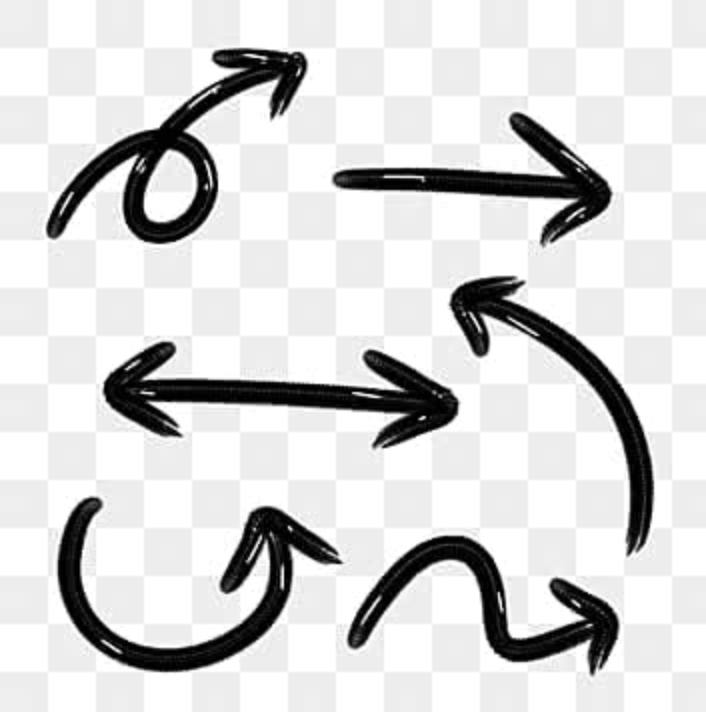
#> input picture gameV2/sceneAssets/arrow-assets/_source/arrow-sheet.png, 706 x 712 px
$ python gen_arrows.py
#> lines starting #> are read from the running program, lines starting #| are printed output that depends on the picture; after the words box and inside, x2 and y2 are one past the last pixel; in counts of white or black regions, pixels touching at a corner belong together
#!/usr/bin/env python3
"""Cut the six hand-drawn pointer arrows out of the source sheet and emit game-ready sprites.

The sheet (`arrow-assets/_source/arrow-sheet.png`) is a screenshot: black ink over a
transparency checkerboard, with no real alpha. We key the ink out by luminance, split it into
connected components — one per arrow — and write each as a flat-orange PNG whose alpha carries
the stroke.

Each sprite is masked to its OWN component, not just cropped to its bounding box. The arrows are
hand-arranged on the sheet closely enough that their boxes interlock — `curve` is tall and narrow,
so its box brackets the right arrowhead of `double` and the middle of `squiggle` — and a plain
rectangular crop bakes that foreign ink into the sprite.

It also measures, per arrow, the two numbers index.html needs to aim it:

  tip  the arrowhead's point, as (u, v) within the sprite, v DOWN. Found by taking a rough
       hand-placed estimate and sliding it to whichever ink pixel nearby reaches furthest along
       (estimate - centroid), i.e. the true extremity of the head.
  aim  the direction that point indicates, in degrees (0 = right, +90 = down). Taken from the
       arrowhead's OWN mass: the barbs sit behind the point, so head-centroid -> point is the
       direction the arrow reads as indicating. Using the whole sprite's centroid instead gets
       the curved arrows badly wrong.

Paste the printed ARROWS rows into index.html if the art is ever re-cut.

Run:  pip install pillow numpy  &&  python3 gameV2/tools/gen_arrows.py
"""

import math
import os
from collections import deque

import numpy as np
from PIL import Image

HERE = os.path.dirname(os.path.abspath(__file__))
ARROWS = os.path.normpath(os.path.join(HERE, "..", "sceneAssets", "arrow-assets"))
SHEET = os.path.join(ARROWS, "_source", "arrow-sheet.png")

ORANGE = (242, 135, 46)   # --orange (#f2872e) from the game's CSS
INK_HI = 235.0            # luminance at/above which a pixel is background
INK_LO = 60.0             # …and at/below which it is solid ink; between the two is the AA ramp
SOLID = 0.35              # alpha above this counts as ink for component-finding and measuring
MIN_PX = 400              # ignore specks smaller than this
MASK_GROW = 3             # px the per-arrow mask is grown by before it is applied — see main()

# Reading order across the sheet, with a rough hand-placed guess at each arrowhead's point
# (u, v within that arrow's own crop). The guess only has to land ON the head — snap_tip()
# slides it to the true extremity from there.
PROPS = [
    ("loop",     (0.96, 0.10)),
    ("straight", (0.99, 0.56)),
    ("double",   (0.99, 0.55)),   # two heads; we aim with the right-hand one
    ("curve",    (0.17, 0.04)),
    ("hook",     (0.94, 0.19)),
    ("squiggle", (0.95, 0.60)),
]

SNAP_R = 0.16    # radius (x longest edge) searched around the estimate when snapping the tip
HEAD_R = 0.22    # radius (x longest edge) of the arrowhead region used to derive `aim`
PAD = 6          # px of transparent margin kept around each cut-out


def components(solid):
    """Label connected ink blobs (8-connected, with a 2px reach to bridge AA gaps).

    Returns (boxes, labels): one bounding box per kept blob in reading order, and an int image
    where every pixel of blob i carries the value i + 1. The labels are what let each sprite be
    masked to its own stroke — bounding boxes alone can't, because they overlap.
    """
    h, w = solid.shape
    seen = np.zeros_like(solid)
    out = []
    for y in range(h):
        for x in range(w):
            if not solid[y, x] or seen[y, x]:
                continue
            q = deque([(y, x)])
            seen[y, x] = True
            px = []
            while q:
                cy, cx = q.popleft()
                px.append((cy, cx))
                for ny in range(cy - 2, cy + 3):
                    for nx in range(cx - 2, cx + 3):
                        if 0 <= ny < h and 0 <= nx < w and solid[ny, nx] and not seen[ny, nx]:
                            seen[ny, nx] = True
                            q.append((ny, nx))
            if len(px) >= MIN_PX:
                ys = np.array([p[0] for p in px])
                xs = np.array([p[1] for p in px])
                out.append((xs.min(), ys.min(), xs.max(), ys.max(), ys, xs))
    out.sort(key=lambda c: (c[1] // 120, c[0]))     # rows top-to-bottom, then left-to-right
    # Paint the labels only after the sort, so a blob's label is its index in reading order.
    labels = np.zeros((h, w), np.int32)
    for i, c in enumerate(out):
        labels[c[4], c[5]] = i + 1
    return [c[:4] for c in out], labels


def grow(mask, r):
    """Grow a boolean mask by r px. Four-neighbour dilation, r times — numpy only, no scipy."""
    for _ in range(r):
        g = mask.copy()
        g[1:, :] |= mask[:-1, :]
        g[:-1, :] |= mask[1:, :]
        g[:, 1:] |= mask[:, :-1]
        g[:, :-1] |= mask[:, 1:]
        mask = g
    return mask


def snap_tip(xs, ys, est, shape):
    """Slide a rough estimate onto the ink pixel that reaches furthest out along it."""
    h, w = shape
    cx, cy = xs.mean(), ys.mean()
    ex, ey = est[0] * w, est[1] * h
    dx, dy = ex - cx, ey - cy
    n = math.hypot(dx, dy) or 1.0
    dx, dy = dx / n, dy / n
    r = SNAP_R * max(w, h)
    near = (xs - ex) ** 2 + (ys - ey) ** 2 <= r * r
    if not near.any():
        near = np.ones(len(xs), bool)
    k = int(np.argmax((xs[near] - cx) * dx + (ys[near] - cy) * dy))
    return float(xs[near][k]), float(ys[near][k])


def main():
    sheet = np.asarray(Image.open(SHEET).convert("RGB")).astype(np.float32)
    lum = sheet[..., 0] * 0.299 + sheet[..., 1] * 0.587 + sheet[..., 2] * 0.114
    alpha = np.clip((INK_HI - lum) / (INK_HI - INK_LO), 0, 1)
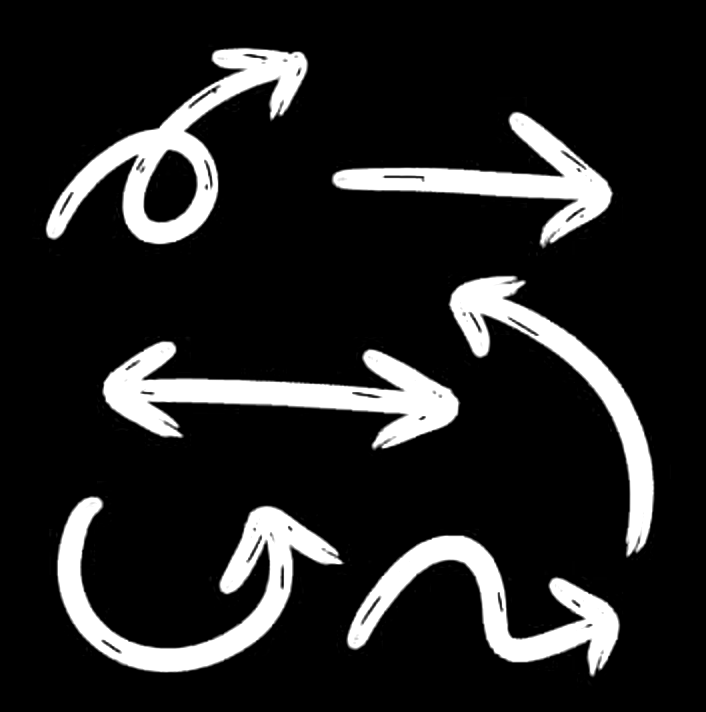
#> alpha: shape (712, 706) float32; min 0, max 1, mean 0.141

    boxes, labels = components(alpha > SOLID)
#> after the loop in components, `for y in range(h):`:
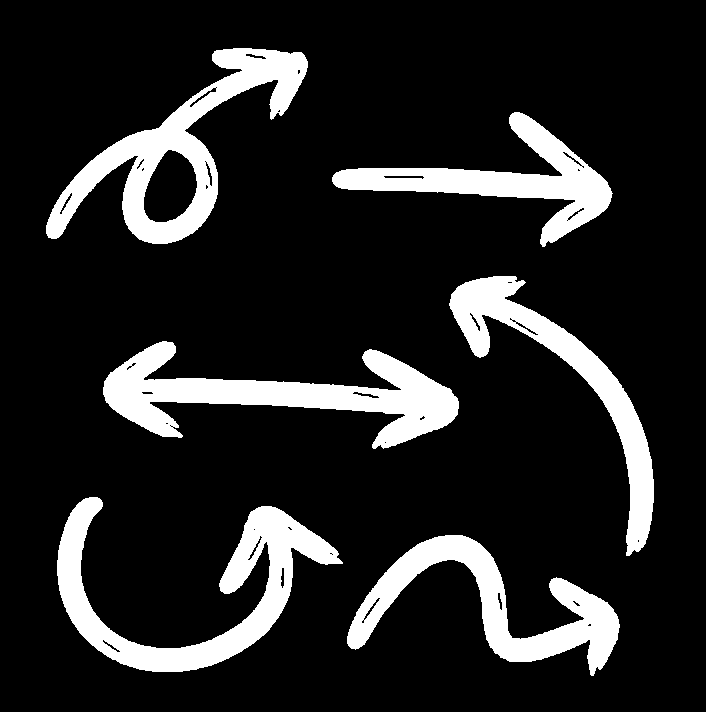
#> seen: shape (712, 706) bool; 14.6% white; 6 white regions, box (x1, y1, x2, y2) and area: (103, 341, 459, 449) 14299, (57, 497, 343, 672) 13761, (46, 48, 308, 244) 13618, (347, 535, 620, 676) 11309, (449, 276, 654, 556) 10347, (332, 112, 613, 247) 9931
#> after the loop in components, `for i, c in enumerate(out):`:
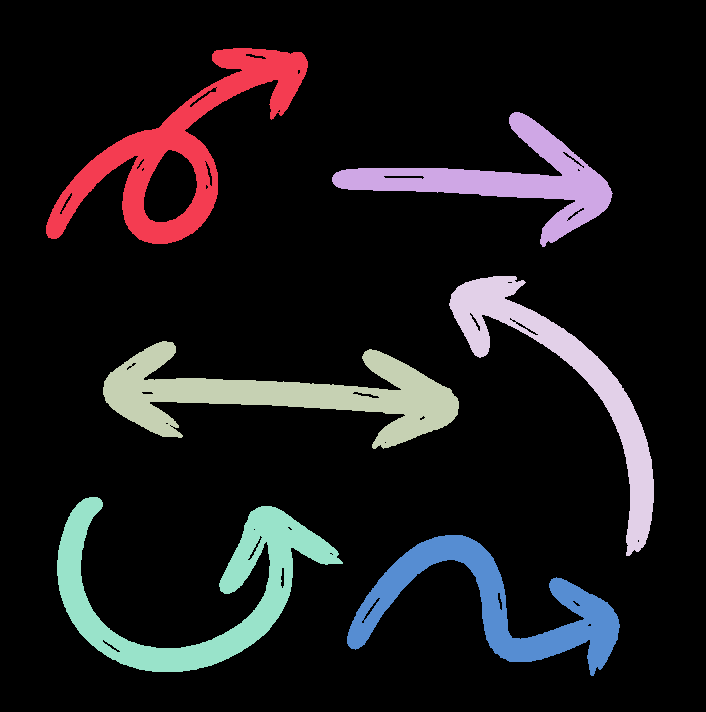
#> labels: shape (712, 706) int32; 7 distinct labels, from 0 to 6; one colour per label, 0 black
#> boxes = [(46, 48, 307, 243), (332, 112, 612, 246), (103, 341, 458, 448), (449, 276, 653, 555), (57, 497, 342, 671), (347, 535, 619, 675)]
    if len(boxes) != len(PROPS):
        raise SystemExit(f"expected {len(PROPS)} arrows on the sheet, found {len(boxes)}")

    print("Writing sprites to", ARROWS)
    print("\n  // paste into index.html:")
    for i, ((name, est), (x0, y0, x1, y1)) in enumerate(zip(PROPS, boxes)):
        y0p, y1p = max(0, y0 - PAD), y1 + 1 + PAD
        x0p, x1p = max(0, x0 - PAD), x1 + 1 + PAD
        # Keep only THIS arrow's ink: the crop is a plain rectangle of the sheet, so without the
        # mask any neighbour whose box overlaps rides along. Grow the mask first — connectivity is
        # measured on the SOLID mask while the sprite carries the full anti-aliased ramp, so a
        # strict mask would shave the soft stroke edge into a hard, thin line.
        keep = grow(labels[y0p:y1p, x0p:x1p] == i + 1, MASK_GROW)
        sub = alpha[y0p:y1p, x0p:x1p] * keep
        h, w = sub.shape
        ys, xs = np.where(sub > SOLID)   # measured post-mask, so no stray ink drags the centroid

        tx, ty = snap_tip(xs, ys, est, sub.shape)
        r = HEAD_R * max(w, h)
        head = (xs - tx) ** 2 + (ys - ty) ** 2 <= r * r
        aim = math.degrees(math.atan2(ty - ys[head].mean(), tx - xs[head].mean()))

        rgba = np.zeros((h, w, 4), np.uint8)
        rgba[..., 0], rgba[..., 1], rgba[..., 2] = ORANGE
        rgba[..., 3] = (sub * 255).astype(np.uint8)
        Image.fromarray(rgba, "RGBA").save(os.path.join(ARROWS, f"arrow_{name}.png"))

        print(f"  {{ file: 'arrow_{name}.png',".ljust(34)
              + f"tip: [{tx / w:.3f}, {ty / h:.3f}], aim: {aim:7.1f}, ar: {w} / {h} }},")
#> this loop made 6 passes
#> (name, est, x0, y0, x1, y1, y0p, y1p) on passes 1 to 6: ('loop', (0.96, 0.1), 46, 48, 307, 243, 42, 250), ('straight', (0.99, 0.56), 332, 112, 612, 246, 106, 253), ('double', (0.99, 0.55), 103, 341, 458, 448, 335, 455), ('curve', (0.17, 0.04), 449, 276, 653, 555, 270, 562), ('hook', (0.94, 0.19), 57, 497, 342, 671, 491, 678), ('squiggle', (0.95, 0.6), 347, 535, 619, 675, 529, 682)
#|   { file: 'arrow_loop.png',       tip: [0.964, 0.062], aim:   -33.2, ar: 274 / 208 },
#|   { file: 'arrow_straight.png',   tip: [0.976, 0.592], aim:     1.7, ar: 293 / 147 },
#|   { file: 'arrow_double.png',     tip: [0.981, 0.608], aim:     5.3, ar: 368 / 120 },
#|   { file: 'arrow_curve.png',      tip: [0.069, 0.055], aim:  -142.7, ar: 217 / 292 },
#|   { file: 'arrow_hook.png',       tip: [0.963, 0.332], aim:     6.0, ar: 298 / 187 },
#|   { file: 'arrow_squiggle.png',   tip: [0.975, 0.641], aim:     0.4, ar: 285 / 153 },
#> pass 1, in main, `sub = alpha[y0p:y1p, x0p:x1p] * keep`:
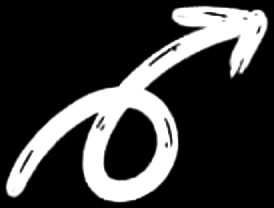
#> sub: shape (208, 274) float32; min 0, max 1, mean 0.23
#> pass 1, in main, `Image.fromarray(rgba, "RGBA").save(os.path.join(ARROWS, f"arrow_{name}..`:
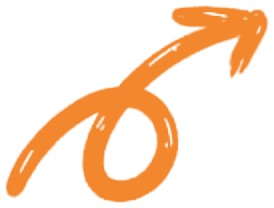
#> saved as arrow_loop.png: PIL image 274x208 RGBA; mean R, G, B, A 242, 135, 46, 58.7; transparent parts drawn white
#> pass 2, in main, `keep = grow(labels[y0p:y1p, x0p:x1p] == i + 1, MASK_GROW)`:
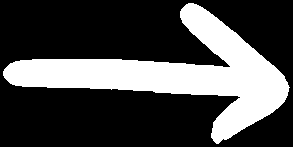
#> keep: shape (147, 293) bool; 28.9% white; 1 white region, box (x1, y1, x2, y2) and area: (3, 3, 290, 144) 12468
#> after the loop:
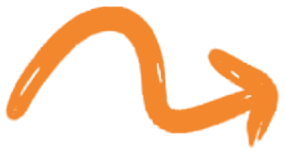
#> rgba: shape (153, 285, 4); mean of channels 0, 1, 2, 3 242, 135, 46, 63.9; transparent parts drawn white


if __name__ == "__main__":
    main()
